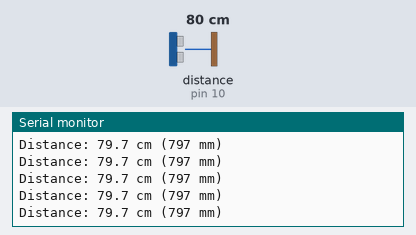
The sketch below on a simulated Arduino Uno, built with avr-gcc and run on an emulated ATmega328P. Parts: the last lines printed to the serial monitor. Wiring (inferred from the names in the program): ultrasonic range finder: trigger pin 9; echo pin 10. Inputs (shaded band) come from the test bench; at power-on: distance to the obstacle (sensor on pin 10) 80 cm. The echo pulse lasts 58.3 µs per cm.

Above: at 1.2 s.
1.3 s: distance to the obstacle (sensor on pin 10) set to 2 cm
At 1.6 s:
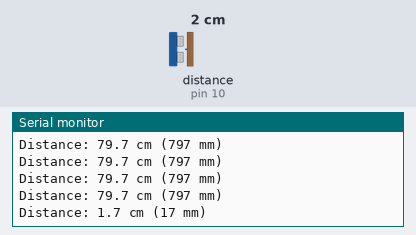
2.8 s: distance to the obstacle (sensor on pin 10) set to 4 cm
At 2.81 s:
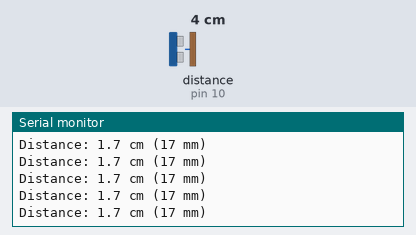
Timing chart, 0 to 5.8 s (numbered marks = the images above; inputs shaded):
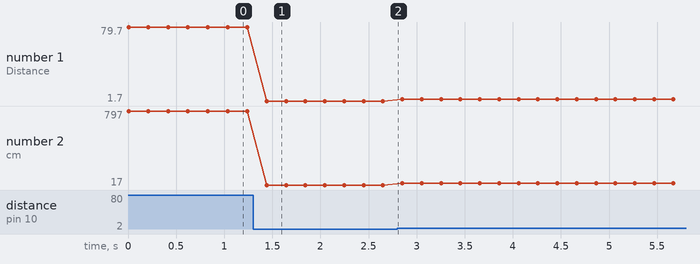

The sketch:

Sonar_test.ino
```cpp
/*
 * HC-SR04 Ultrasonic Sensor distance test
 * No extra library needed
 *
 * Pins (Arduino Uno R3):
 *   VCC  -> 5V
 *   TRIG -> Pin 9
 *   ECHO -> Pin 10
 *   GND  -> GND
 */

const int trigPin = 9;
const int echoPin = 10;

long duration;
float distanceCm;

void setup() {
  Serial.begin(115200);
  pinMode(trigPin, OUTPUT);
  pinMode(echoPin, INPUT);
  Serial.println("HC-SR04 Ultrasonic Test");
}

void loop() {
  // Clear the trigPin
  digitalWrite(trigPin, LOW);
  delayMicroseconds(2);

  // Set the trigPin HIGH for 10 microseconds to send pulse
  digitalWrite(trigPin, HIGH);
  delayMicroseconds(10);
  digitalWrite(trigPin, LOW);

  // Read the echoPin, returns sound wave travel time in microseconds (30ms timeout)
  duration = pulseIn(echoPin, HIGH, 30000);

  if (duration == 0) {
    Serial.println("Out of range");
  } else {
    // Speed of sound = 0.0343 cm/us, divide by 2 for round trip
    distanceCm = duration * 0.0343 / 2.0;

    Serial.print("Distance: ");
    Serial.print(distanceCm, 1);
    Serial.print(" cm (");
    Serial.print(distanceCm * 10.0, 0);
    Serial.println(" mm)");
  }

  delay(200);
}
```

Measured:
- after the input at 1.3 s, the serial monitor: prints a new line after 0.14 s (image 1)
- plotted number 1: 79.7 → 1.7 after the input at 1.3 s, 1.7 → 3.7 after the input at 2.8 s
- plotted number 2: 797 → 17 after the input at 1.3 s, 17 → 37 after the input at 2.8 s
